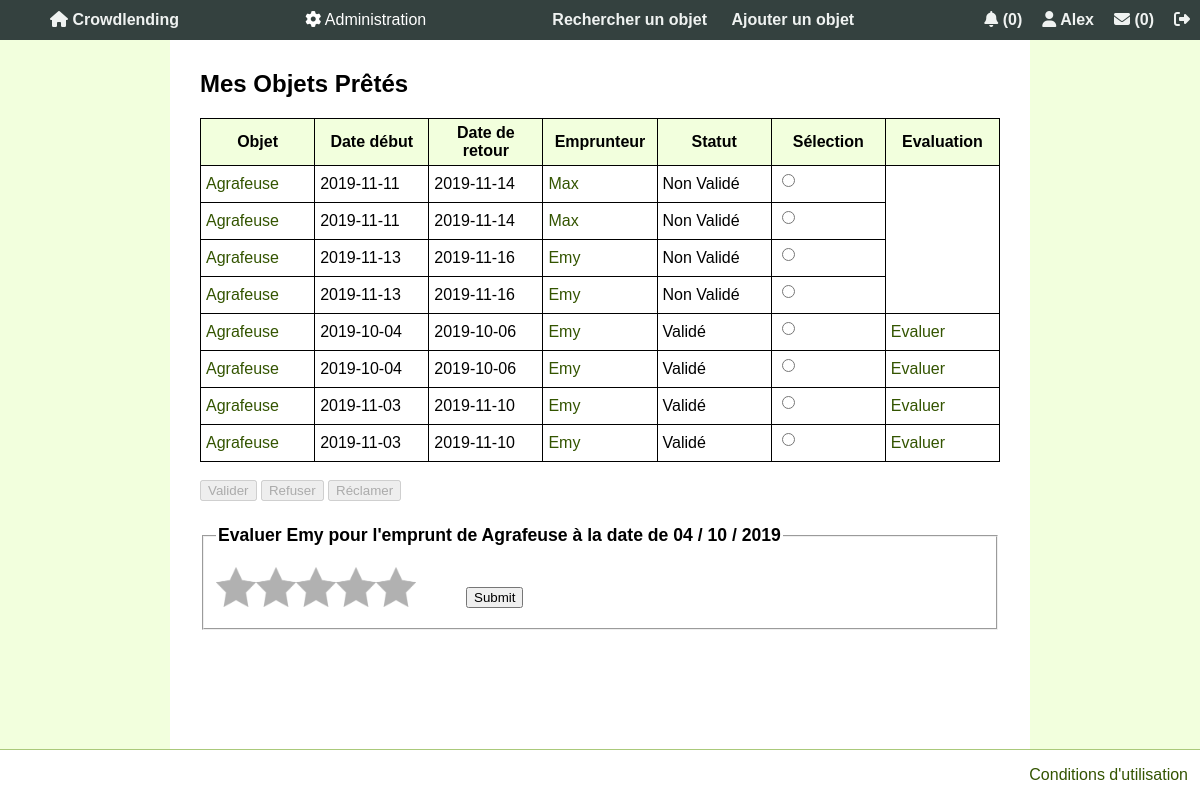
The app's page /objetsEmpruntes.php?idEmp=1 (signed in) with its own data.
### tables this page shows
CREATE TABLE Membre
(
    idMembre INT PRIMARY KEY NOT NULL AUTO_INCREMENT,
    pseudo VARCHAR(16) NOT NULL UNIQUE,
    email VARCHAR(100) NOT NULL UNIQUE,
    mdp VARCHAR(200) NOT NULL,
    nom VARCHAR(50) NOT NULL,
    prenom VARCHAR(50) NOT NULL,
    adresse VARCHAR(200) NOT NULL,
    telephone VARCHAR(15) NOT NULL,
    idRole INT NOT NULL,
    note int,
    image varchar(255) DEFAULT 'profil.png',
    banni BOOLEAN NOT NULL DEFAULT FALSE,
    cle varchar(32) NOT NULL,
    actif int(11) DEFAULT NULL,
    CONSTRAINT UC_Membre UNIQUE (pseudo,email),
    FOREIGN KEY (idRole) REFERENCES Role(idRole)
);

CREATE TABLE Emprunt
(
    idEmprunt INT PRIMARY KEY NOT NULL AUTO_INCREMENT,
    idObjet INT NOT NULL,
    dateDebut DATE NOT NULL,
    dateFin DATE NOT NULL,
    idEmprunteur INT NOT NULL,
    validation TINYINT(1) NOT NULL DEFAULT 0,
    commentaire VARCHAR(2000),
    date_commentaire VARCHAR(2000),
    noteEmprunteur INT DEFAULT 0,
    FOREIGN KEY (idObjet)  REFERENCES Objet(idObjet) ON DELETE CASCADE,
    FOREIGN KEY (idEmprunteur)  REFERENCES Membre(idMembre)
);

CREATE TABLE Objet
(
  idObjet INT PRIMARY KEY NOT NULL AUTO_INCREMENT,
  nom VARCHAR(200) NOT NULL,
  idCategorie INT NOT NULL,
    idEtat INT NOT NULL,
  idPossesseur INT NOT NULL,
    signale INT NOT NULL DEFAULT 0,
	image varchar(255) DEFAULT 'default.jpg',
  FOREIGN KEY (idCategorie) REFERENCES Categorie(idCategorie),
    FOREIGN KEY (idEtat) REFERENCES Etat(idEtat),
  FOREIGN KEY (idPossesseur) REFERENCES Membre(idMembre)
);

### objetsEmpruntes.php (the view, shortened to what this page needs)
<?php require "header.php"; ?>
<section>
	<h1> Mes Objets Prêtés </h1>
	<form action="validationEmprunt.php" method="post" id="emprunt_form">
	<table>
	<tr>
		<th>Objet</th>
		<th>Date début</th>
		<th>Date de retour</th>
		<th>Emprunteur</th>
		<th>Statut</th>
		<th>Sélection</th>
		<th>Evaluation</th>
	</tr>
	<?php
		$emprunts = $bdd->prepare('SELECT Objet.idObjet, Objet.nom AS nomObjet, Membre.pseudo,
		-- DATE_FORMAT(Emprunt.dateDebut, \'%d / %m / %Y\') AS dateDebut,
		-- DATE_FORMAT(Emprunt.dateFin, \'%d / %m / %Y\') AS dateFin,
		Emprunt.dateDebut AS dateDebut,
		Emprunt.dateFin AS dateFin,
		Emprunt.idEmprunteur, Emprunt.validation, Emprunt.idEmprunt, Emprunt.noteEmprunteur as note
		FROM Emprunt
		INNER JOIN Objet ON Emprunt.idObjet=Objet.idObjet
		INNER JOIN Membre ON Emprunt.idEmprunteur=Membre.idMembre
		WHERE Objet.idPossesseur=:idPossesseur
		ORDER BY validation');
	$emprunts->execute(array('idPossesseur'=>$_SESSION['id']));
	while ($mesEmprunts=$emprunts->fetch())
	{
		echo"<tr><td><a href='voirObjet.php?id=". $mesEmprunts['idObjet'] . "'>". $mesEmprunts['nomObjet']."</a></td>";
		echo"<td>".$mesEmprunts['dateDebut']."</td>";
		echo"<td>".$mesEmprunts['dateFin']."</td>";
		echo"<td><a href='voirMembre.php?id=" . $mesEmprunts['idEmprunteur'] . "'>".$mesEmprunts['pseudo']."</a></td>";
		if($mesEmprunts['validation']=="0"){
			echo"<td>Non Validé</td>";
			echo"<td><input type='radio' name='selection' onchange='disable_reclame();' value='".$mesEmprunts['idEmprunt']."'></td>";
		}
		else if($mesEmprunts['validation']=="1"){
			echo"<td>Validé</td>";
			if($mesEmprunts['dateFin']< date('Y-m-d')){
			 echo"<td><input type='radio' name='selection' onchange='enable_reclame();' value='".$mesEmprunts['idEmprunt']."'></td>";
		 }else{
			 echo "<td></td>";
		 }
		}
		else if($mesEmprunts['validation']=="2"){
			echo"<td>Rejeté</td>";
		}
		if(($mesEmprunts['note'] == 0) && ($mesEmprunts['dateFin'] < date('Y-m-d')) && ($mesEmprunts['validation']=="1")){
			echo "<td><a href='objetsEmpruntes.php?idEmp=" . $mesEmprunts['idEmprunt'] . "'>Evaluer</a></td>";
		}
		echo"</tr>";
		}
	?>
	</table>
    <br>
	<input id="val" type="submit" name="validation" value="Valider" disabled/>
	<input id="ruf" type="submit" name="refus" value="Refuser" disabled/>
	<input id="rec" type="submit" name="reclame" value="Réclamer" disabled/>
	</form>
<?php
if(isset($_GET['idEmp'])){
	$id = $_GET['idEmp'];
	$emprunt = $bdd->prepare('SELECT m.pseudo as pseudo, o.nom as nomObjet, DATE_FORMAT(e.dateDebut, \'%d / %m / %Y\') as dateDebut
														FROM Emprunt e, Objet o, Membre m
														WHERE e.idEmprunt =:id AND e.idObjet = o.idObjet AND m.idMembre = e.idEmprunteur');
	$emprunt->execute(array(':id'=> $id));
	$infos = $emprunt->fetch(PDO::FETCH_BOTH);
	?>
	<form method="post" action="">
		<fieldset>
			<legend><h2>Evaluer <?php echo $infos['pseudo']; ?> pour l'emprunt de <?php echo $infos['nomObjet']; ?> à la date de <?php echo $infos['dateDebut']; ?> </h2></legend>
			<div class="div">
			  <img src="images/star1.png" onmouseover="change(this.id);" id="php1" >
			  <img src="images/star1.png" onmouseover="change(this.id);" id="php2" >
			  <img src="images/star1.png" onmouseover="change(this.id);" id="php3" >
			  <img src="images/star1.png" onmouseover="change(this.id);" id="php4" >
			  <img src="images/star1.png" onmouseover="change(this.id);" id="php5" >
  	</div>
		<input type="submit" value="Submit" name="submit_rating">
		</fieldset>
	</form>
	<?php
	}
	?>
</section>
<?php require "footer.php" ?>

### header.php (shortened to what this page needs)
<!DOCTYPE HTML>
<html lang="fr">
<head>
	<link rel="stylesheet" media="screen" type="text/css" href="style/style.css"/>
</head>
<body>
	<?php
	require_once("connexionBD.php");
	if(isset($_SESSION['id'])){
		$query = $bdd->prepare("SELECT pseudo, idRole, banni FROM Membre WHERE idMembre = ?");
		$query->execute(array($_SESSION['id']));
		$row = $query->fetch();
	}
	?>
	<header>
		<nav>
			<ul>
				<div>
					<li><a href="index.php"> <i class="fas fa-home"></i> Crowdlending</a></li>
				</div>
				<div>
				<?php
					if(isset($_SESSION['id'])){
						if($row['idRole'] == 1) {
							$nbsign = $bdd->query('SELECT COUNT(*) AS nbSign FROM Objet WHERE signale = 1');
							$rowsign = $nbsign->fetch();
							$nbrec = $bdd->query('SELECT COUNT(*) AS nbRec FROM Reclamation');
							$rowrec = $nbrec->fetch();
							echo ' <div class="dropdown">
									<button class="dropbtn"><i class="fas fa-cog"></i> Administration</button>
									<div class="dropdown-content">
										<a href="Charte.php"> Charte de l\'utilisation </a>
										<a href="gestionCategories.php"> Gestion catégories </a>
										<a href="ListObjSignale.php"> Objets signalés(' . $rowsign['nbSign'] . ')  </a>
										<a href="ListeReclamations.php"> Reclamations(' . $rowrec['nbRec'] . ')  </a>
									  </div>
									</div> ';
						}
					}
					?>
				</div>
				<div>
					<li><a href="recherche.php"> Rechercher un objet </a></li>
					<li><a href="formAddObjet.php"> Ajouter un objet </a></li>
				</div>
				<div>
					<?php
					if(isset($_SESSION['id'])){
						$nbNotif = $bdd->prepare('SELECT COUNT(*) AS nbNotif FROM Notification WHERE idMembreNotif = :idMembre AND lu = FALSE');
						$nbNotif->execute(array('idMembre'=>$_SESSION['id']));
						$rowNotif = $nbNotif->fetch();
						echo '<li><a href="notifications.php"> <i class="fas fa-bell"></i> (' . $rowNotif['nbNotif'] . ')</a></li>';
						echo '<li><a href="espacePerso.php"> <i class="fas fa-user"></i> ' . $row['pseudo'] . '</a></li>';
						$nbNotifMes = $bdd->prepare('SELECT COUNT(*) AS nbNotifMes FROM NotificationMessage WHERE idRecepteur = :idMembre AND lu = FALSE');
						$nbNotifMes->execute(array('idMembre'=>$_SESSION['id']));
						$rowNotifMes = $nbNotifMes->fetch();
						echo "<li><a title = 'Messagerie' href='messages.php'><i class='fas fa-envelope'></i></i> (" . $rowNotifMes['nbNotifMes'] . ")</a></li>";
						echo "<li><a title = 'Déconnexion' href='deconnexion.php'><i class='fas fa-sign-out-alt'></i></a></li>";
					}
					else{
						echo '<li><a href="login.php"> Se connecter </a></li>';
					}
					?>
				</div>
			</ul>
		</nav>
	</header>

### style/style.css (style rules this page uses)
html { height: 100%; width: 100%; margin:0px; padding: 0px; }
body { margin:0px; padding: 0px; width: 100%; font-family: Arial, Verdana, Geneva, sans-serif; background-color: #f2ffdd; min-height:100vh; display:flex; flex-direction:column; }
section { flex-grow: 1; padding: 30px; margin: auto; width: 800px; background-color: white; padding-top: 50px; }
header { position: fixed; top: 0; width: 100%; height:40px; background-color:#34413F; display: flex; justify-content: center; }
a, a:visited { color:#335400; text-decoration: none; }
nav { flex: 1 1 auto; display: flex; justify-content: center; }
nav ul { list-style-type:none; flex: 1 1 auto; display:flex; justify-content: space-between; align-items: center; }
nav ul li { display:inline-flex; }
nav ul li a { text-align: center; padding: 10px 10px; text-decoration: none; font-weight: bold; color: black; }
header nav ul li a, header nav ul li a:visited { text-align: center; padding: 10px 10px; text-decoration: none; font-weight: bold; color:#EFF2F1; }
table { table-layout: fixed; width:100%; border-collapse: collapse; }
table, th, td { border: 1px solid black; }
th { background-color:#f2ffdd; }
th, td { padding: 5px; }
h1 { font-size: 1.5em }
h2 { font-size: 1.1em }
input, textarea, select { text-align: left; margin-bottom: 10px; }
#php1, #php2, #php3, #php4, #php5 { width:40px; height:40px; float:left; }
input[name="submit_rating"] { display: inline-block; margin-top: 20px; margin-left: 50px; }
.dropbtn { background-color: #34413F; color: white; height: 40px; font-size: 16px; border: none; }
.dropdown { position: relative; display: inline-block; }

### records on screen
membre: pseudo "Alex"
emprunt: idObjet.nom "Agrafeuse", dateDebut "2019-11-11", dateFin "2019-11-14", idEmprunteur.pseudo "Max"
emprunt: idObjet.nom "Agrafeuse", dateDebut "2019-11-11", dateFin "2019-11-14", idEmprunteur.pseudo "Max"
emprunt: idObjet.nom "Agrafeuse", dateDebut "2019-11-13", dateFin "2019-11-16", idEmprunteur.pseudo "Emy"
emprunt: idObjet.nom "Agrafeuse", dateDebut "2019-11-13", dateFin "2019-11-16", idEmprunteur.pseudo "Emy"
emprunt: idObjet.nom "Agrafeuse", dateDebut "2019-10-04", dateFin "2019-10-06", idEmprunteur.pseudo "Emy"
emprunt: idObjet.nom "Agrafeuse", dateDebut "2019-10-04", dateFin "2019-10-06", idEmprunteur.pseudo "Emy"
emprunt: idObjet.nom "Agrafeuse", dateDebut "2019-11-03", dateFin "2019-11-10", idEmprunteur.pseudo "Emy"
emprunt: idObjet.nom "Agrafeuse", dateDebut "2019-11-03", dateFin "2019-11-10", idEmprunteur.pseudo "Emy"
objet: membre.pseudo "Emy", nom "Agrafeuse"

### other values on screen
$rowNotif['nbNotif'] "0"
$rowNotifMes['nbNotifMes'] "0"
$infos['dateDebut'] "04 / 10 / 2019"
